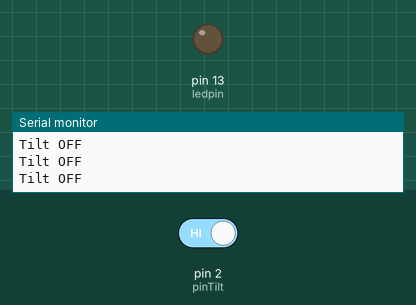
This sketch was run on a simulated Arduino Uno, built with avr-gcc and run on an emulated ATmega328P. Parts: output pins drawn as LEDs (lit = HIGH), the last lines printed to the serial monitor. Inputs (shaded band) come from the test bench; at power-on: pin 2 (pinTilt) HIGH. Pins used as bus, display or sensor lines are not drawn.

Above: at 1.8 s.
1.9 s: pin 2 (pinTilt) driven LOW
At 3.2 s:
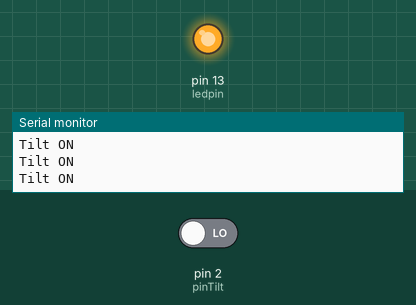
3.5 s: pin 2 (pinTilt) driven HIGH
At 4.5 s:
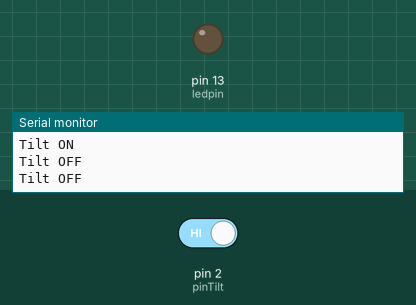
Timing chart, 0 to 6.5 s (numbered marks = the images above; inputs shaded):
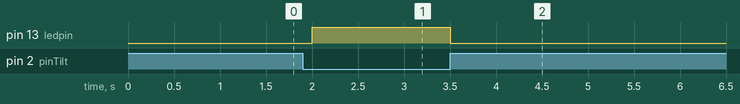

Measured:
- after the input at 1.9 s, pin 13 (ledpin): LOW → HIGH after 0.10 s
- after the input at 3.5 s, pin 13 (ledpin): HIGH → LOW at once

The sketch:

tilt01.ino
```cpp
int pinGnd = 4;
int pinVcc = 3;
int pinTilt = 2;
int ledpin = 13;

void setup(){
  Serial.begin(115200);
  pinMode(ledpin, OUTPUT);
  pinMode(pinGnd, OUTPUT);
  pinMode(pinVcc, OUTPUT);
  pinMode(pinTilt, INPUT); //OUTPUT_PULLUP 가능
  digitalWrite(pinGnd, LOW);
  digitalWrite(pinVcc, HIGH);
  digitalWrite(ledpin, LOW);
}

void loop(){
  if(!digitalRead(pinTilt)){
    Serial.println("Tilt ON");
    digitalWrite(ledpin, HIGH);
  }
  else
  {
    Serial.println("Tilt OFF");
    digitalWrite(ledpin, LOW);
  }
  delay(500);
}
```
